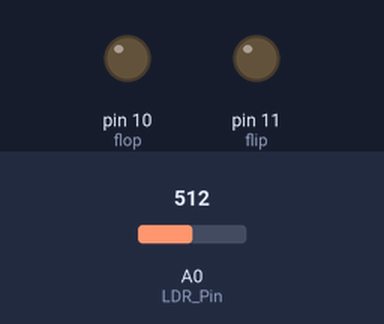
Recording of a sketch running on a simulated Arduino Uno, built for the host (arithmetic inside an expression is 32-bit, double 64-bit). Shown: output pins drawn as LEDs (lit = HIGH). Inputs (shaded band) come from the test bench; at power-on: A0 (LDR_Pin) = 512. What the sketch prints to the serial monitor is not drawn.

Above: at 1.2 s.
1.3 s: A0 (LDR_Pin) set to 40
3.1 s: A0 (LDR_Pin) set to 122
Timing chart, 0 to 6.1 s (numbered marks = the images above; inputs shaded):
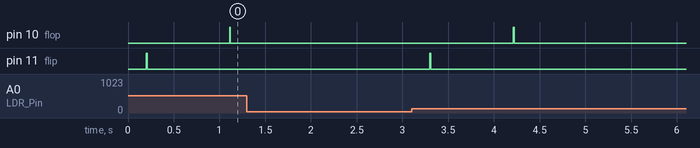

Measured:
- after the input at 1.3 s, every drawn part: stays the same
- after the input at 3.1 s, pin 10 (flop): LOW → HIGH after 1.1 s, → LOW 0.01 s later; pin 11 (flip): LOW → HIGH after 0.20 s, → LOW 0.01 s later

The sketch:

Arduino_code.ino
```cpp
//we declare the ports for the flpidot
int flip=11;
int flop=10;

//we declare the capacitive sensor input
int capSensePin = 2;
//this is the value for the capacitive pin to determine if someone is touching or not
int touchedCutoff = 15;
//the next values will allow us to do an average of 20 readings of the capacitive sensor
const int numReadings = 20;
int readings[numReadings];
int index = 0;
int total = 0;
int average = 0;
//this is the boolean that tells if the cube is in someones hand
int inHand = false;
//we set the LDR sensor (light sensor) to 0 and declare the analog port for it (A0)
int LDRReading = 0;
int LDR_Pin = A0;
//this is the array in which it will store and play the rythm
unsigned long sequence[40] = {100,1000};
//this is the variable that determines the position in the array
int sequencePosition = 2;

//the two following booleans will help the program to now what to do
boolean touched = false;
boolean record = true;

void setup(){
  Serial.begin(9600);
  pinMode(flip,OUTPUT);
  pinMode(flop,OUTPUT);
}

void loop(){

  LDRReading = analogRead(LDR_Pin);                                         //Here we check the readings of the light sensor
  if (LDRReading >= 50 && inHand == false) {                                //Here we check if the Cube is in the user's hand or not (checking the values that come from the light sensor)
    inHand = true;                                                          //If it is in someone's hand, we set the inHand boolean to true and the record boolean to false
    record = false;
    delay(200);
    Serial.println("in hand");
  } else {
  if (LDRReading <= 50 && inHand == true) {
    inHand = false;                                                         //If it is not in someone's hand, we set the inHand boolean to false
    Serial.println("not in hand");
    delay(200);
}
  if (inHand){                                                              //Now, if the boolean inHand is True (if it is in someones Hand), firtsly it records.
    if (record){


      total= total - readings[index];                                      //this is the record mode, it will check the capacitive sensor and will record the time when the user presses and releases it.
                                                                           //first, because the capacitive sensor gives us a very unstable signal, we make an averege from the reading. We add twenty readings to eachother and divide them by twenty, then we save them to the "average integer"
      readings[index] = readCapacitivePin(capSensePin);
      total= total + readings[index];
      index = index + 1;

      if (index >= numReadings){
        index = 0;
        average = total / numReadings;
      }
      if (average > touchedCutoff && touched == false) {                    //If the capacitive sensor average reads more than the touchCutoff, it will save the time in miliseconds in the sequence array in the position sequencePosition and add one to sequencePosition (this is the position in which it will save the next value)
        touched = true;
        Serial.println("touched");
        sequence[sequencePosition] = millis();
        Serial.print(sequencePosition);
        Serial.print(": ");
        Serial.println(sequence[sequencePosition]);
        sequencePosition++;
        digitalWrite(13,HIGH);
       }
      if (average < touchedCutoff && touched == true){                       //If the capacitive sensor average reads less than the touchCutoff, it will save the time in miliseconds in the sequence array in the position sequencePosition and add one to sequencePosition (this is the position in which it will save the next value)
        touched = false;
        Serial.println("untouched");
        sequence[sequencePosition] = millis();
        Serial.print(sequencePosition);
        Serial.print(": ");
        Serial.println(sequence[sequencePosition]);
        sequencePosition++;
        digitalWrite(13,LOW);
      }                                                                       // we have limited the length of the array to different values, so we can't exceed this length
      if (sequencePosition == 40){                                            // if it exceeds, we set the position to 0 and the record boolean to false
        record = false;
        Serial.print("too much");
        sequencePosition = 0;
      }

      //Serial.println(average);
    }

    else {                                                                     //in this block, we play the rythm
      if (sequencePosition != 0){                                              //in this "if block", we set to 0 the values in the array that haven't been used (because they may have have been used in the previous rythm)
              Serial.println("here");
              Serial.print(sequencePosition);
              for (int i = sequencePosition; i < 40; i++){
                sequence[i] = 0;
              }
            }
           if (sequence[0] != 0){                                              //in this lock , we play the rythm. first, we set set the record boolean to true so that when it finishes playing, it starts listening.
        for(int i = 0; i <= 40; i++){
          if ((sequence[i] == 0 && i != 0) || i >= 40){
            record = true;

            Serial.println("now recording");
            sequencePosition = 0;
          }
          else {                                                           //here we play the rythm stored in the "sequence" Array
            flipdot(((i & 0x01) == 0));                                    //here we redirect the code to the flipdot function, where the actual "flipping" happens
            //Serial.print(sequence[i+1]);
            //Serial.print(" - ");
            //Serial.print(sequence[i]);
            //Serial.print(" = ");
            //Serial.println(sequence[i+1]-sequence[i]);
            //first we set the duration value to 0, to avoid errors.
            int duration = 0;                                              // in the array we have the time values when de user touched and released the capacitive sensor. So, if the user would have pressed an released the sensor every second, the array would look like this: [1000,2000,3000,4000,5000,6000,.....]
            if (sequence[i+1] > sequence[i] && sequence[i+1] != 0)         // Here, we transform this into time values which can be read more easlily and we store them in the duration variable. The array in the exaple would be transformed into this: [1000,1000,1000,1000,1000,....]
              duration = sequence[i+1]-sequence[i];

            delay(duration);                                               //this delay is equal to the duration variable (which changes in each loop to the corresponding value of the array)
          }
        }
      }
    }
  }


}
}

void flipdot(boolean flippy) {                                            //in this function, we flip the flipdot in the opposite direction in which it was
  if (flippy){
    digitalWrite(flip,HIGH);                                              // dot direction one pin switched to HIGH (+5V)
    digitalWrite(flop,LOW);                                               // dot direction two pin switched to LOW  (GND)
    delay(10);                                                            //quick delay so that the flipdo can flip
    digitalWrite(flip,LOW);
    Serial.println("flip");
  }
  else {
    digitalWrite(flip,LOW);                                               // dot direction one pin switched to HIGH (+5V)
    digitalWrite(flop,HIGH);                                              // dot direction two pin switched to LOW  (GND)
    delay(10);                                                            //quick delay so that the flipdo can flip
    digitalWrite(flop,LOW);
    Serial.println("flop");
  }
}

//////////////////////////////////////////////////////////////////
//////////////////////////////////////////////////////////////////
//THIS CODE WILL ALLOW THE PROGRAM TO READ THE CAPACITIVE SENSOR//
//////////////////////////////////////////////////////////////////
//////////////////////////////////////////////////////////////////

// readCapacitivePin
//  Input: Arduino pin number
//  Output: A number, from 0 to 17 expressing
//          how much capacitance is on the pin
//  When you touch the pin, or whatever you have
//  attached to it, the number will get higher
//  In order for this to work now,
// The pin should have a 1+Megaohm resistor pulling
//  it up to +5v.
uint8_t readCapacitivePin(int pinToMeasure){
  // This is how you declare a variable which
  //  will hold the PORT, PIN, and DDR registers
  //  on an AVR
  volatile uint8_t* port;
  volatile uint8_t* ddr;
  volatile uint8_t* pin;
  // Here we translate the input pin number from
  //  Arduino pin number to the AVR PORT, PIN, DDR,
  //  and which bit of those registers we care about.
  byte bitmask;
  if ((pinToMeasure >= 0) && (pinToMeasure <= 7)){
    port = &PORTD;
    ddr = &DDRD;
    bitmask = 1 << pinToMeasure;
    pin = &PIND;
  }
  if ((pinToMeasure > 7) && (pinToMeasure <= 13)){
    port = &PORTB;
    ddr = &DDRB;
    bitmask = 1 << (pinToMeasure - 8);
    pin = &PINB;
  }
  if ((pinToMeasure > 13) && (pinToMeasure <= 19)){
    port = &PORTC;
    ddr = &DDRC;
    bitmask = 1 << (pinToMeasure - 13);
    pin = &PINC;
  }
  // Discharge the pin first by setting it low and output
  *port &= ~(bitmask);
  *ddr  |= bitmask;
  delay(1);
  // Make the pin an input WITHOUT the internal pull-up on
  *ddr &= ~(bitmask);
  // Now see how long the pin to get pulled up
  int cycles = 16000;
  for(int i = 0; i < cycles; i++){
    if (*pin & bitmask){
      cycles = i;
      break;
    }
  }
  // Discharge the pin again by setting it low and output
  //  It's important to leave the pins low if you want to
  //  be able to touch more than 1 sensor at a time - if
  //  the sensor is left pulled high, when you touch
  //  two sensors, your body will transfer the charge between
  //  sensors.
  *port &= ~(bitmask);
  *ddr  |= bitmask;

  return cycles;
}
```
